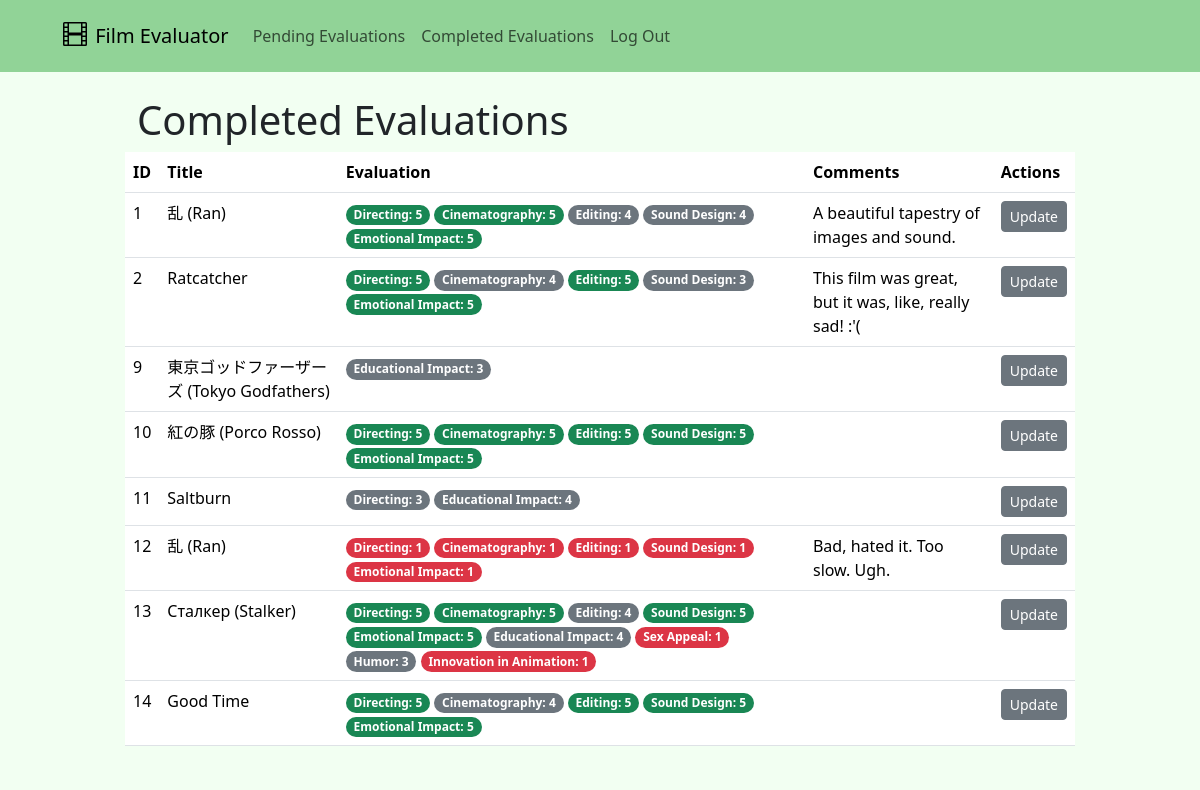
/film-evaluator/evaluations (signed in), run on the app's committed database.
### tables this page shows
CREATE TABLE 'evaluations' ('id' INTEGER PRIMARY KEY NOT NULL, 'submission_id' INTEGER NOT NULL, 'user_id' INTEGER NOT NULL, 'evaluation' TEXT NOT NULL, 'total_score' NUMERIC NOT NULL, 'additional_notes' TEXT NOT NULL, 'updated_at' DATETIME NOT NULL DEFAULT CURRENT_TIMESTAMP, 'created_at' DATETIME NOT NULL DEFAULT CURRENT_TIMESTAMP);

### evaluations/evaluation_routes.py (the view)
@evaluations_bp.route("/evaluations", methods=["GET"])
@login_required
def evaluations():
    evaluation_data = get_all_evaluations()
    scores = []
    if session["user_type"] == "Admin":
        for row in evaluation_data:
            scores.append(ast.literal_eval(row["Evaluation"]))
        return render_template("film-festival-manager/evaluations/list-evaluations.html", evaluation_data=evaluation_data, scores=scores)
    elif session["user_type"] == "Evaluator":
        user_evaluations = evaluations_by_user_id(session["user_id"])
        for row in user_evaluations:
            scores.append(ast.literal_eval(row["Evaluation"]))
        return render_template("film-evaluator/evaluations.html", evaluation_data=user_evaluations, scores=scores)
    return apology("access denied")

### app.py (called while the page is built)
@app.after_request
def after_request(response):
    response.headers["Cache-Control"] = "no-cache, no-store, must-revalidate"
    response.headers["Expires"] = 0
    response.headers["Pragma"] = "no-cache"
    return response

### helpers.py (called while the page is built)
def login_required(f):
    @wraps(f)
    def decorated_function(*args, **kwargs):
        if session.get("user_id") is None:
            return redirect("/login")
        return f(*args, **kwargs)
    return decorated_function

def evaluations_by_user_id(user_id):
    return db.execute("""
                      SELECT id as 'ID',
                     (SELECT CASE
                        WHEN title_original_language = "" AND title_english_language != "" THEN title_english_language
                        WHEN title_english_language = "" AND title_original_language != "" THEN title_original_language
                        WHEN title_original_language != "" AND title_english_language != "" THEN title_original_language || ' (' || title_english_language || ')'
                      END AS 'Title' FROM submissions WHERE id = submission_id) AS 'Title',
                      evaluation as 'Evaluation',
                      additional_notes AS 'Comments'
                      FROM evaluations WHERE user_id = :id""", id=user_id)

### templates/film-evaluator/evaluations.html (shortened to what this page needs)
{% extends "film-evaluator/base.html" %}
{% block main %}
<div class="container-sm">
    <div class="row">
        <div class="col"></div>
        <div class="col-10">
            <div class="row">
                <h1>Completed Evaluations</h1>
            </div>
            <div class="row">
                <table class="table">
                    {% if evaluation_data|length == 0 %}
                    <tr>
                        <td>You haven't completed any evaluations yet :(</td>
                    </tr>
                    {% else %}
                        {% for evaluation, score in evaluation_data|zip(scores) %}
                            {% if loop.index == 1 %}
                                <tr>
                                    {% for value in evaluation %}
                                        <th>{{ value }}</th>
                                    {% endfor %}
                                    <th scope="col">Actions</th>
                                </tr>
                                <tr>
                                    {% for value in evaluation %}
                                        {% if value == 'Evaluation' %}
                                        <td>
                                            {% for criteria in score %}
                                                {% if score[criteria] == 1 %}
                                                    <span class="badge rounded-pill text-bg-danger">{{ criteria }}: {{ score[criteria] }}</span>
                                                {% elif score[criteria] == 5 %}
                                                    <span class="badge rounded-pill text-bg-success">{{ criteria }}: {{ score[criteria] }}</span>
                                                {% else %}
                                                    <span class="badge rounded-pill text-bg-secondary">{{ criteria }}: {{ score[criteria] }}</span>
                                                {% endif %}
                                            {% endfor %}
                                        </td>
                                        {% else %}
                                            <td>{{ evaluation[value] }}</td>
                                        {% endif %}
                                    {% endfor %}
                                    <td>
                                        <form action="{{ url_for('evaluations.update_evaluation') }}" method="get">
                                            <button type="submit" class="btn btn-secondary btn-sm">Update</button>
                                        </form>
                                    </td>
                                </tr>
                            {% else %}
                                <tr>
                                    {% for value in evaluation %}
                                        {% if value == 'Evaluation' %}
                                        <td>
                                            {% for criteria in score %}
                                                {% if score[criteria] == 1 %}
                                                    <span class="badge rounded-pill text-bg-danger">{{ criteria }}: {{ score[criteria] }}</span>
                                                {% elif score[criteria] == 5 %}
                                                    <span class="badge rounded-pill text-bg-success">{{ criteria }}: {{ score[criteria] }}</span>
                                                {% else %}
                                                    <span class="badge rounded-pill text-bg-secondary">{{ criteria }}: {{ score[criteria] }}</span>
                                                {% endif %}
                                            {% endfor %}
                                        </td>
                                        {% else %}
                                            <td>{{ evaluation[value] }}</td>
                                        {% endif %}
                                    {% endfor %}
                                    <td>
                                        <form action="{{ url_for('evaluations.update_evaluation') }}" method="get">
                                            <button type="submit" class="btn btn-secondary btn-sm">Update</button>
                                        </form>
                                    </td>
                                </tr>
                            {% endif %}
                        {% endfor %}
                    {% endif %}
                </table>
            </div>
        </div>
    <div class="col"></div>
</div>
{% endblock %}

### data on the page
evaluations: evaluation "ID" "Title" "Evaluation" "Comments", id "1" "乱 (Ran)" "A beautiful tapestry of images and sound.", score "Directing" "Cinematography" "Emotional Impact", score "5" "5" "5", score "Editing" "Sound Design", score "4" "4"
evaluations: id "2" "Ratcatcher" "This film was great, but it was, like, really sad! :'(", score "Directing" "Editing" "Emotional Impact", score "5" "5" "5", score "Cinematography" "Sound Design", score "4" "3"
evaluations: id "9" "東京ゴッドファーザーズ (Tokyo Godfathers)", score "Educational Impact", score "3"
evaluations: id "10" "紅の豚 (Porco Rosso)", score "Directing" "Cinematography" "Editing" "Sound Design" "Emotional Impact", score "5" "5" "5" "5" "5"
evaluations: id "11" "Saltburn", score "Directing" "Educational Impact", score "3" "4"
evaluations: id "12" "乱 (Ran)" "Bad, hated it. Too slow. Ugh.", score "Directing" "Cinematography" "Editing" "Sound Design" "Emotional Impact", score "1" "1" "1" "1" "1"
evaluations: id "13" "Сталкер (Stalker)", score "Directing" "Cinematography" "Sound Design" "Emotional Impact", score "5" "5" "5" "5", score "Editing" "Educational Impact" "Humor", score "4" "4" "3", score "Sex Appeal" "Innovation in Animation", score "1" "1"
evaluations: id "14" "Good Time", score "Directing" "Editing" "Sound Design" "Emotional Impact", score "5" "5" "5" "5", score "Cinematography", score "4"

### other printed values
{{ name }} "Pending Evaluations" "Completed Evaluations" "Log Out"
